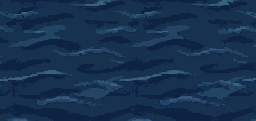
#> input picture water/animationv2/water1.png, 256 x 121 px; its folder holds only this picture in this run
$ python build_water_frames.py
#> lines starting #> are read from the running program, lines starting #| are printed output that depends on the picture
#!/usr/bin/env python3
"""
Rebuilds the animated water frames the user LOVED.
Source: /Volumes/LaCie/pikeman/water/animation/waterN.png  (20 frames, 256x121, from user's inpaint animation)
Output: Assets/Resources/Ships/../Water/w00..w19.png        (512x512 board-covering frames, drawn ONCE in-engine)

Technique (see memory/battleship.md):
- Compose each small frame into a 512x512 board-covering image (256 cap only applies to GENERATING, not our textures).
- IRREGULAR vertical placement of full-width rows, wrap-accumulated with a Hann window -> no periodic band, no hard seam.
- DENSER spacing (34-52px) -> even overlap -> uniformly CALM across the whole board (the look the user loved).
- FIXED layout (seed) across all 20 frames -> only the waves move, layout stays put (smooth animation).
- Subtle 2D low-frequency luminance for depth.
In-engine: DrawBoardBase draws the current frame ONCE (texcoords 0,0,1,1), index = floor(Time.time*12) % 20.
Loop-restart pop is still unsolved (ping-pong was rejected).
"""
import numpy as np, glob, os, re
from PIL import Image

SRC = "/Volumes/LaCie/pikeman/water/animationv2"   # 27 frames incl. user's transition frames for a seamless loop
OUT = "/Volumes/LaCie/pikeman/pikeman/Assets/Resources/Water"
S = 512

files = sorted(glob.glob(SRC + "/water*.png"),
               key=lambda p: int(re.search(r'(\d+)', os.path.basename(p)).group(1)))
frames = [np.array(Image.open(f).convert("RGBA")).astype(float) for f in files]
#> frames = 1 item
H, W = frames[0].shape[:2]
#> H = 121; W = 256

rng = np.random.RandomState(9)
positions = []; y = 0
while y < S + H:
    positions.append(dict(y=y % S, hflip=rng.rand() < 0.5, vflip=rng.rand() < 0.5, xroll=rng.randint(0, W)))
    y += rng.randint(34, 52)            # DENSER = even overlap = uniform calm
#> after the loop, y = 663
hann = 0.5 - 0.5 * np.cos(2 * np.pi * np.arange(H) / (H - 1))
yy, xx = np.mgrid[0:S, 0:S]
lf = (np.sin(2*np.pi*xx/S+0.4) + np.sin(2*np.pi*yy/S+1.1)
      + 0.6*np.sin(2*np.pi*2*yy/S+0.3) + 0.5*np.sin(2*np.pi*(xx+yy)/S))
lf = (lf / np.abs(lf).max())[..., None]

def wide_row(fr, p):
    b = fr.copy()
    if p['hflip']: b = b[:, ::-1]
    if p['vflip']: b = b[::-1, :]
    cols = int(np.ceil(S / W)) + 1
    wide = np.tile(b, (1, cols, 1)); wide = np.roll(wide, p['xroll'], axis=1)[:, :S]
    return wide

def build(fr):
    acc = np.zeros((S, S, 4)); wsum = np.zeros((S, 1))
    for p in positions:
        row = wide_row(fr, p)
        for k in range(H):
            yy2 = (p['y'] + k) % S
            acc[yy2] += row[k] * hann[k]; wsum[yy2, 0] += hann[k]
    out = acc / np.maximum(wsum[..., None], 1e-3)
    out[..., :3] = np.clip(out[..., :3] + lf * 11.0, 0, 255); out[..., 3] = 255
    return np.clip(out, 0, 255).astype(np.uint8)

os.makedirs(OUT, exist_ok=True)
for i, fr in enumerate(frames):
    Image.fromarray(build(fr), "RGBA").save(f"{OUT}/w{i:02d}.png")
#> this loop made 1 pass
#> pass 1, in wide_row, `if p['hflip']: b = b[:, ::-1]`:
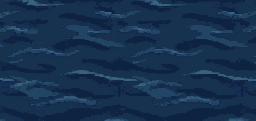
#> b: shape (121, 256, 4) float64; mean R, G, B, A 22.3, 49, 79.2, 255
#> pass 1, in wide_row, `wide = np.tile(b, (1, cols, 1))`:
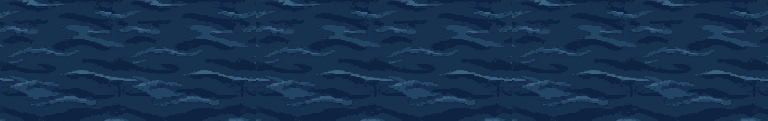
#> wide: shape (121, 768, 4) float64; mean R, G, B, A 22.3, 49, 79.2, 255
#> pass 1, in wide_row, `wide = np.roll(wide, p['xroll'], axis=1)[:, :S]`:
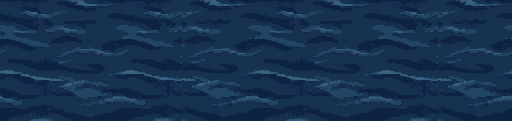
#> wide: shape (121, 512, 4) float64; mean R, G, B, A 22.3, 49, 79.2, 255
print(f"wrote {len(frames)} frames to {OUT}")
#| wrote 1 frames to /Volumes/LaCie/pikeman/pikeman/Assets/Resources/Water

$ run again, on water/animationv2/water13.png
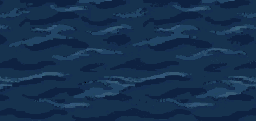
#> input picture water/animationv2/water13.png, 256 x 121 px
#> frames = 1 item
#> the loop `for i, fr in enumerate(frames):` made 1 pass
#> pass 1, in wide_row, `if p['hflip']: b = b[:, ::-1]`:
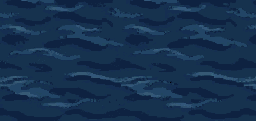
#> b: shape (121, 256, 4) float64; mean R, G, B, A 22.3, 49, 79, 255
#> pass 1, in wide_row, `wide = np.roll(wide, p['xroll'], axis=1)[:, :S]`:
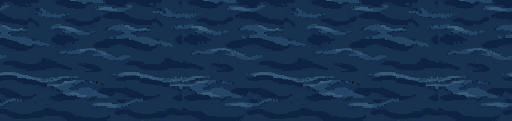
#> wide: shape (121, 512, 4) float64; mean R, G, B, A 22.3, 49, 79, 255
#| wrote 1 frames to /Volumes/LaCie/pikeman/pikeman/Assets/Resources/Water

$ run again, on water/animationv2/water14.png
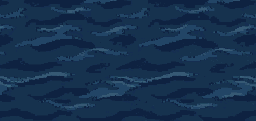
#> input picture water/animationv2/water14.png, 256 x 121 px
#> frames = 1 item
#> the loop `for i, fr in enumerate(frames):` made 1 pass
#> pass 1, in wide_row, `if p['hflip']: b = b[:, ::-1]`:
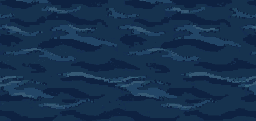
#> b: shape (121, 256, 4) float64; mean R, G, B, A 22.1, 48.8, 78.4, 255
#> pass 1, in wide_row, `wide = np.roll(wide, p['xroll'], axis=1)[:, :S]`:
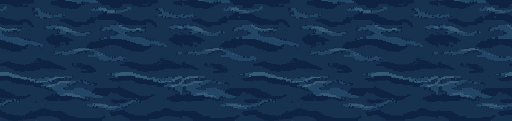
#> wide: shape (121, 512, 4) float64; mean R, G, B, A 22.1, 48.8, 78.4, 255
#| wrote 1 frames to /Volumes/LaCie/pikeman/pikeman/Assets/Resources/Water

$ run again, on water/animationv2/water15.png
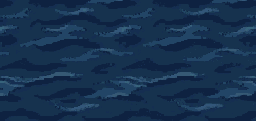
#> input picture water/animationv2/water15.png, 256 x 121 px
#> frames = 1 item
#> the loop `for i, fr in enumerate(frames):` made 1 pass
#> pass 1, in wide_row, `if p['hflip']: b = b[:, ::-1]`:
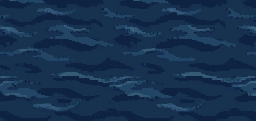
#> b: shape (121, 256, 4) float64; mean R, G, B, A 22.3, 49, 79, 255
#> pass 1, in wide_row, `wide = np.roll(wide, p['xroll'], axis=1)[:, :S]`:
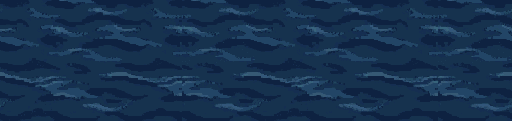
#> wide: shape (121, 512, 4) float64; mean R, G, B, A 22.3, 49, 79, 255
#| wrote 1 frames to /Volumes/LaCie/pikeman/pikeman/Assets/Resources/Water

$ run again, on water/animationv2/water10.png
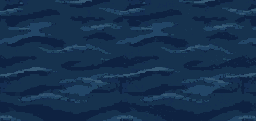
#> input picture water/animationv2/water10.png, 256 x 121 px
#> frames = 1 item
#> the loop `for i, fr in enumerate(frames):` made 1 pass
#> pass 1, in wide_row, `if p['hflip']: b = b[:, ::-1]`:
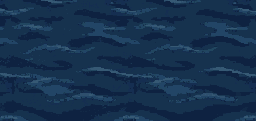
#> b: shape (121, 256, 4) float64; mean R, G, B, A 22.1, 48.9, 78.4, 255
#> pass 1, in wide_row, `wide = np.roll(wide, p['xroll'], axis=1)[:, :S]`:
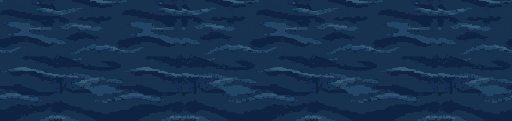
#> wide: shape (121, 512, 4) float64; mean R, G, B, A 22.1, 48.9, 78.4, 255
#| wrote 1 frames to /Volumes/LaCie/pikeman/pikeman/Assets/Resources/Water
